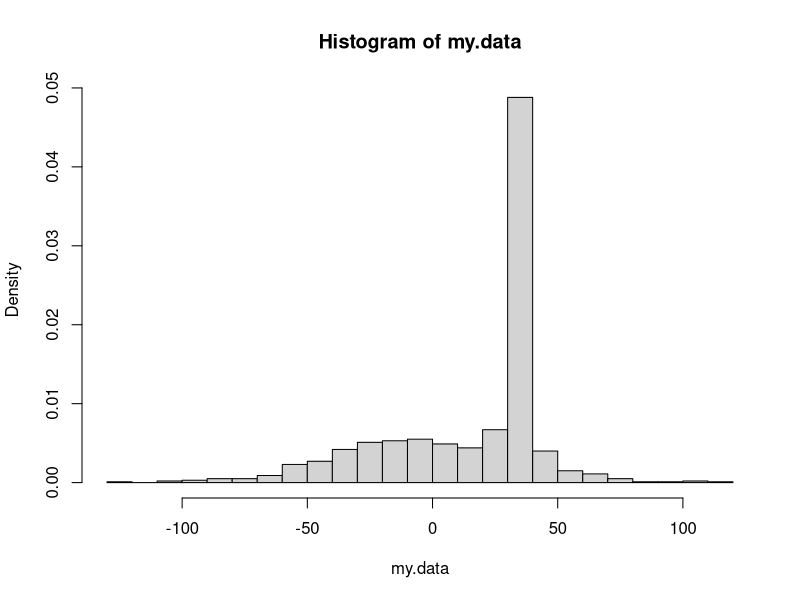
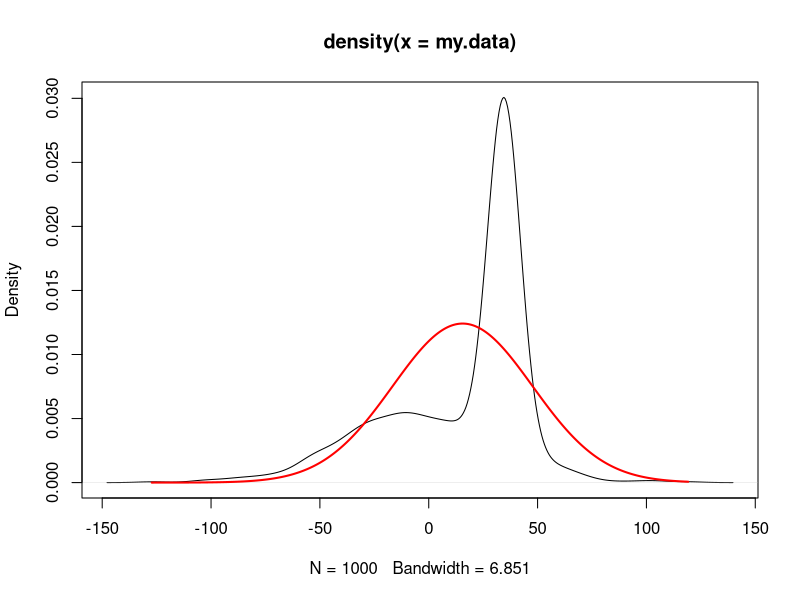
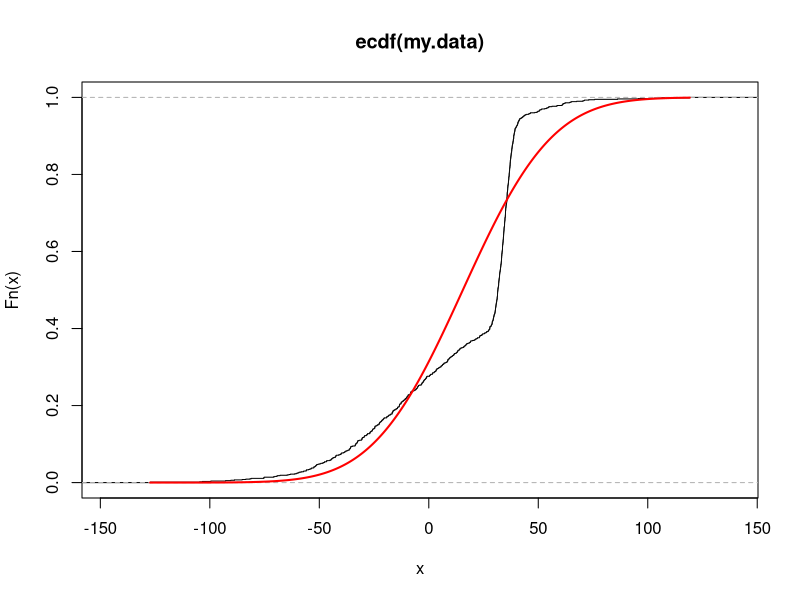

Source code (R) for these figures, in order:
## ---- chunk 1
id = (35+67+1)/3
# your code here
n <- 1000
sigma_1 <- 3
sigma_2 <- id
mu_1 <- id
mu_2 <- -2
mean <- c(mu_1, mu_2)
sd <- c(sigma_1, sigma_2)
my.data <- rnorm(n, mean, sd)
summary(my.data)
## ---- chunk 2
# draw histogram
hist(my.data, breaks = 30, probability = T)
# superimpose empirical density
plot(density(my.data))
# superimpose normal density
x <- seq(min(my.data), max(my.data), by = .01)
lines(x, dnorm(x, mean = mean(my.data), sd = sd(my.data)), col = "red", lwd = 2)
# plot(ecdf(my.data))
# lines(my.data, pnorm(my.data, mean = mean(my.data), sd = sd(my.data)), col ="red", lwd = 2)
## ---- chunk 3
# plot ecdf
plot(ecdf(my.data))
# superimpose cdf for standard normal
x <- seq(min(my.data), max(my.data), by = .01)
lines(x, pnorm(x, mean = mean(my.data), sd = sd(my.data)), col = "red", lwd = 2)

# calculate maximal difference
max(abs(ecdf(my.data)(x) - pnorm(x, mean = mean(my.data), sd = sd(my.data))))
## ---- chunk 4
# skewness
skewness <- function(x) {
  m3 <- mean((x - mean(x))^3)
  m2 <- mean((x - mean(x))^2)
  return(m3 / m2^(3 / 2))
}

skewness_calculated <- skewness(my.data)
print(skewness_calculated)
if (skewness_calculated > 0) {
  print("The data are positively skewed - the tail is longer on the right side")
} else if (skewness_calculated < 0) {
  print("The data are negatively skewed - the tail is longer on the left side")
} else {
  print("The data are symmetrically distributed")
}

# kurtosis
kurtosis <- function(x) {
  m4 <- mean((x - mean(x))^4)
  m2 <- mean((x - mean(x))^2)
  return(m4 / m2^2)
}

kurtosis_calculated <- kurtosis(my.data)
print(kurtosis_calculated)
if (kurtosis_calculated > 3) {
  print("The data is more concentrated near the mean")
} else if (kurtosis_calculated < 3) {
  print("The data is more dispersed")
} else {
  print("The data is normally distributed")
}
## ---- chunk 5
# sort the data
sorted_data <- sort(my.data)

# calculate sample q-percentiles manually
q <- seq(0.1, 0.9, 0.1)
print(q)
percentiles <- q * n
percentiles <- round(percentiles)
percentiles <- percentiles + 1
percentiles <- sorted_data[percentiles]
print(percentiles)

# calculate sample q-percentiles by using percentile
quantile <- quantile(my.data, q)
print(quantile)
## ---- chunk 6
# your code here
# theoretical expected value and variance
theorexp <- sum(mean / 2)
theorexp
theorvar <- (sigma_1**2 + sigma_2**2) / 2 + 0.25 * (mu_1 - mu_2)**2
theorvar
# sample mean and sample variance
mean(my.data)
var(my.data)
## ---- chunk 7
# Calculate the fraction of the data that are within $k\sigma$ of the sample mean for $k=1,2,3$. Do we get the result expected? Why or why not?

m <- mean(my.data)
s <- sd(my.data)
mean(abs(my.data - m) < s)
mean(abs(my.data - m) < s * 2)
mean(abs(my.data - m) < s * 3)
